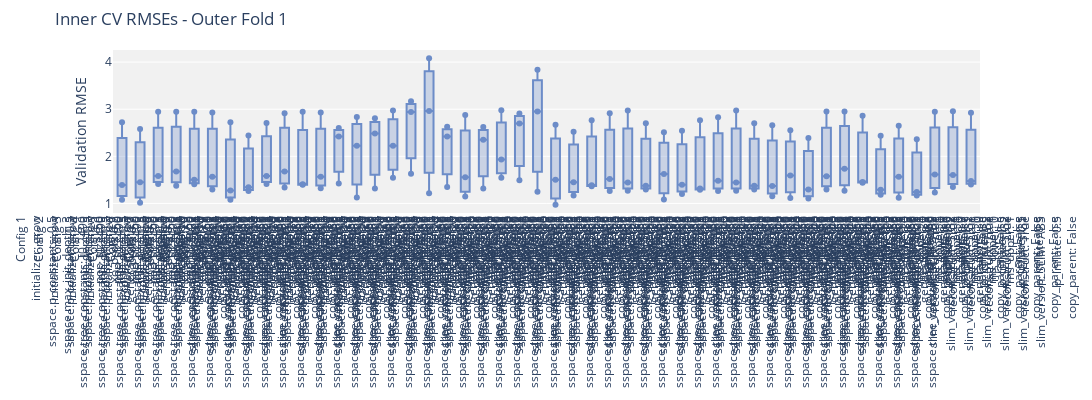
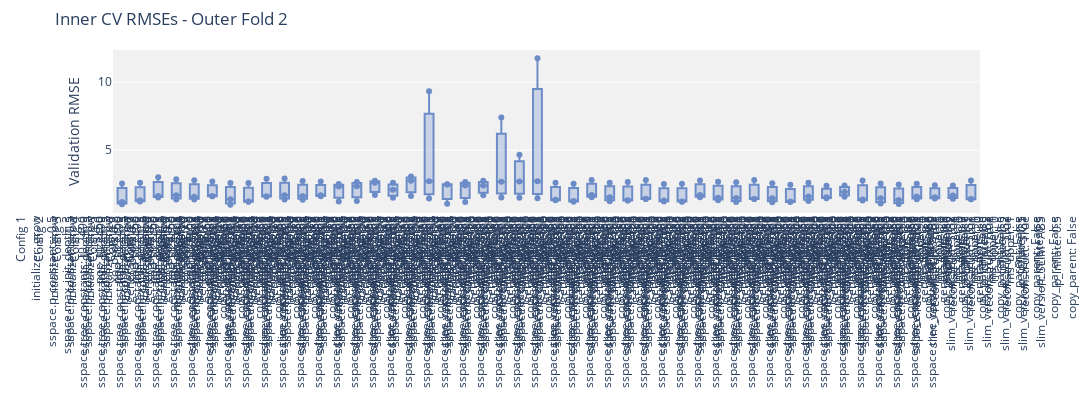
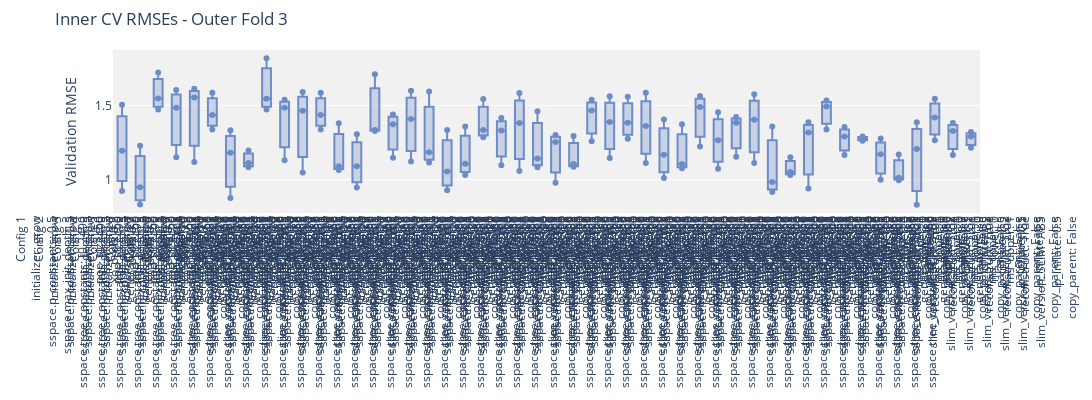
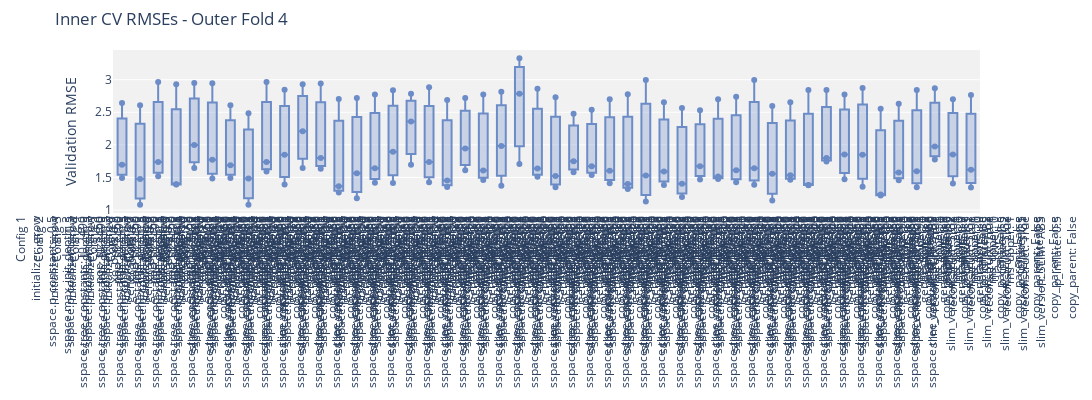

Notebook code for these charts, in order:
### Markdown cell above
| **Parameter**        | **Test Values**                                      | **Why?**                                                                                                                                     |
|----------------------|------------------------------------------------------|----------------------------------------------------------------------------------------------------------------------------------------------|

### Code cell
TREE_CONSTANTS = [random.uniform(0, 1) for _ in range(9)] + [-1.]
SLIM_VERSIONS = ['SLIM+SIG2', 'SLIM+SIG1', 'SLIM+ABS', 'SLIM*SIG2', 'SLIM*SIG1','SLIM*ABS']


# Grid of parameters to test
param_grid = {
    'initializer': ['grow', 'rhh'],                   
    'sspace.p_constants': [0.5],                
    'sspace.max_init_depth': [3, 5],                                          
    'sspace.tree_constants': [TREE_CONSTANTS],        
    'pop_size': [50],                                                                       
    'generations': [20, 30],                         
    'ms_lower': [0],                               
    'ms_upper': [1],                               
    'reconstruct': [True],                   
    'slim_version': SLIM_VERSIONS,                                   
    'p_inflate': [0.5],                               
    'copy_parent': [False]                            

}

# Seeds to test for reproducibility and robustness
seeds = [42, 123, 456]

# Collecting results across seeds
all_scores = []
all_best_models = []
all_results = []
all_validation = []

# Cross-validation loop with multiple seeds
for seed in seeds:
    print(f"\n=== Running with seed: {seed} ===\n")

    # Ensuring reproducibility
    random.seed(seed)
    np.random.seed(seed)
    torch.manual_seed(seed)

    # Run nested cross-validation using SLIM-GSGP
    scores, best_models, df_results, val_results = nested_cv_gp_slim_gsgp(
        X=X, y=y,
        param_grid=param_grid,
        gp_class=slim,
        k_outer=5, k_inner=3,
        seed=seed
    )

    # Store results
    all_scores.append(scores)
    all_best_models.append(best_models)
    all_results.append(df_results)
    all_validation.append(val_results)

### Figure 1 — Plotly figure (JSON) as saved in the notebook; plotly's stock layout.template omitted (floating-point values rounded to 4 significant figures; data arrays with more than 128 entries replaced by an {"elided": "..."} marker saying what was removed)
{"data": [{"boxpoints": "all", "fillcolor": "rgba(108, 140, 200, 0.3)", "jitter": 0, "line": {"color": "rgba(108, 140, 200, 1)"}, "marker": {"color": "rgba(108, 140, 200, 1)"}, "pointpos": 0, "type": "box", "x": {"elided": "144 str values"}, "y": {"elided": "144 float values"}}], "layout": {"height": 400, "margin": {"b": 20, "l": 50, "r": 50, "t": 50}, "plot_bgcolor": "#f1f1f1", "showlegend": false, "title": {"text": "Inner CV RMSEs - Outer Fold 1"}, "width": 14400, "xaxis": {"tickangle": -90}, "yaxis": {"title": {"text": "Validation RMSE"}}}}

### Figure 2 — Plotly figure (JSON) as saved in the notebook; plotly's stock layout.template omitted (floating-point values rounded to 4 significant figures; data arrays with more than 128 entries replaced by an {"elided": "..."} marker saying what was removed)
{"data": [{"boxpoints": "all", "fillcolor": "rgba(108, 140, 200, 0.3)", "jitter": 0, "line": {"color": "rgba(108, 140, 200, 1)"}, "marker": {"color": "rgba(108, 140, 200, 1)"}, "pointpos": 0, "type": "box", "x": {"elided": "144 str values"}, "y": {"elided": "144 float values"}}], "layout": {"height": 400, "margin": {"b": 20, "l": 50, "r": 50, "t": 50}, "plot_bgcolor": "#f1f1f1", "showlegend": false, "title": {"text": "Inner CV RMSEs - Outer Fold 2"}, "width": 14400, "xaxis": {"tickangle": -90}, "yaxis": {"title": {"text": "Validation RMSE"}}}}

### Figure 3 — Plotly figure (JSON) as saved in the notebook; plotly's stock layout.template omitted (floating-point values rounded to 4 significant figures; data arrays with more than 128 entries replaced by an {"elided": "..."} marker saying what was removed)
{"data": [{"boxpoints": "all", "fillcolor": "rgba(108, 140, 200, 0.3)", "jitter": 0, "line": {"color": "rgba(108, 140, 200, 1)"}, "marker": {"color": "rgba(108, 140, 200, 1)"}, "pointpos": 0, "type": "box", "x": {"elided": "144 str values"}, "y": {"elided": "144 float values"}}], "layout": {"height": 400, "margin": {"b": 20, "l": 50, "r": 50, "t": 50}, "plot_bgcolor": "#f1f1f1", "showlegend": false, "title": {"text": "Inner CV RMSEs - Outer Fold 3"}, "width": 14400, "xaxis": {"tickangle": -90}, "yaxis": {"title": {"text": "Validation RMSE"}}}}

### Figure 4 — Plotly figure (JSON) as saved in the notebook; plotly's stock layout.template omitted (floating-point values rounded to 4 significant figures; data arrays with more than 128 entries replaced by an {"elided": "..."} marker saying what was removed)
{"data": [{"boxpoints": "all", "fillcolor": "rgba(108, 140, 200, 0.3)", "jitter": 0, "line": {"color": "rgba(108, 140, 200, 1)"}, "marker": {"color": "rgba(108, 140, 200, 1)"}, "pointpos": 0, "type": "box", "x": {"elided": "144 str values"}, "y": {"elided": "144 float values"}}], "layout": {"height": 400, "margin": {"b": 20, "l": 50, "r": 50, "t": 50}, "plot_bgcolor": "#f1f1f1", "showlegend": false, "title": {"text": "Inner CV RMSEs - Outer Fold 4"}, "width": 14400, "xaxis": {"tickangle": -90}, "yaxis": {"title": {"text": "Validation RMSE"}}}}
